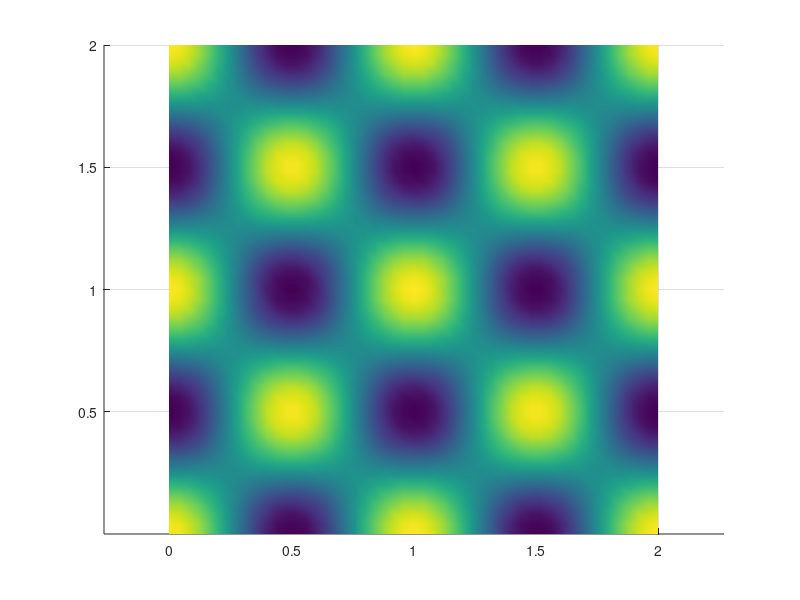

Recreate this plot in MATLAB.
%% This script solves schnakenberg reaction kinetics on a fixed square.
% Wakil Sarfaraz   30/11/15
clear all;
tic
xmax = 2;
tm = 1;
dt = 0.01;
M = tm/dt;

du = .01;
dv = 1000;
a = 0.1;
b = 0.9;
gam = 0.1;

N = 50; 
X = linspace(0,xmax,N+1);
T = linspace(0, tm,M+1); 
[x, y] = meshgrid(X,X); 
                       
x =x(:);  
y =y(:);  
NNODES = (N+1)^2;



U = zeros(NNODES,1);
V = zeros(NNODES,1);



  
NTRI = 2*N^2;  
LNODES = zeros(NTRI,3); 
for i = 1:N
    for j = 1: N
        LNODES(i+2*(j-1)*N,1) = i+(j-1)*(N+1);
        LNODES(i+2*(j-1)*N,2) = i+j*(N+1); 
        LNODES(i+2*(j-1)*N,3) = (i+1)+(j-1)*(N+1); 
        
        LNODES(i+N+2*(j-1)*N,1) = i+1+j*(N+1); 
        LNODES(i+N+2*(j-1)*N,2) = (i+1)+(j-1)*(N+1);
        LNODES(i+N+2*(j-1)*N,3) = i+j*(N+1);
                                   
    end
end
for i = 1 : NNODES
%     if (x(i)==0 || x(i)==xmax || y(i)==0 || y(i)==xmax)
        U(i) = a+b+0.01*cos(2*pi*(x(i)))*cos(2*pi*(y(i)));
        V(i) = b/(a+b)^2;
%     else

  
    %V(i) = b/(a+b)^2; 
%     end
end


ui = [min(U) max(U)]
vi = [min(V) max(V)]
% figure(1)
% title ('Schnakenberg Kinetics with Du=40, Dv=2, gamma=500')
% subplot (2,2,1)
% trisurf(LNODES,x,y,U(:,:))
% xlabel('x')
% ylabel('y')
% view(2)
% %title('Initial pattern of u')
% legend('Initial u')
% shading interp
% axis equal tight
% subplot(2,2,2)
% trisurf(LNODES,x,y,V(:,:))
% xlabel('x')
% ylabel('y')
% view(2)
% %title('Initial pattern of v')
% legend('Initial v')
% shading interp
% axis equal tight



SPSM = sparse(NNODES, NNODES);
SPMM = sparse(NNODES, NNODES);
SPC = sparse(NNODES,NNODES);
SPD =sparse (NNODES,NNODES);

UG = zeros(NNODES,1);
VG = zeros(NNODES,1);

RHSU = zeros(NNODES,1);         
RHSV = zeros(NNODES,1);

for n = 1: NTRI
    r1 = [x(LNODES(n,1)) y(LNODES(n,1))];
    r2 = [x(LNODES(n,2)) y(LNODES(n,2))];
    r3 = [x(LNODES(n,3)) y(LNODES(n,3))];
    J = [r2(1)-r1(1) r2(2)-r1(2); r3(1)-r1(1) r3(2)-r1(2)]; 
    
    StiffL = (1/(2*det(J)))* [(r2-r3)*(r2-r3)' (r2-r3)*(r3-r1)' (r2-r3)*(r1-r2)';...
           (r2-r3)*(r3-r1)' (r3-r1)*(r3-r1)' (r3-r1)*(r1-r2)';...
           (r2-r3)*(r1-r2)' (r3-r1)*(r1-r2)' (r1-r2)*(r1-r2)'];
       
       ksi = [0 1/2]';
       eta = [0 1/2]';
       
       xx = [(1-ksi(1)-eta(1))*r1(1)+ksi(1)*r2(1)+eta(1)*r3(1) (1-ksi(2)-eta(2))*r1(1)+ksi(2)*r2(1)+eta(2)*r3(1)]';
       yy = [(1-ksi(1)-eta(1))*r1(2)+ksi(1)*r2(2)+eta(1)*r3(2) (1-ksi(2)-eta(2))*r1(2)+ksi(2)*r2(2)+eta(2)*r3(2)]';
       
 MassL = det(J)*[1/12 1/24 1/24; 1/24 1/12 1/24; 1/24 1/24 1/12]; 
 

 CL = det(J)/360*[12*U(LNODES(n,1))*V(LNODES(n,1))+3*(U(LNODES(n,1))*V(LNODES(n,2))+U(LNODES(n,2))*V(LNODES(n,1))+...
     U(LNODES(n,1))*V(LNODES(n,3))+U(LNODES(n,3))*V(LNODES(n,1)))+2*(U(LNODES(n,2))*V(LNODES(n,2))+U(LNODES(n,3))*V(LNODES(n,3)))+...
     U(LNODES(n,2))*V(LNODES(n,3))+U(LNODES(n,3))*V(LNODES(n,2)) 3*(U(LNODES(n,1))*V(LNODES(n,1))+U(LNODES(n,2))*V(LNODES(n,2)))+...
     2*(U(LNODES(n,1))*V(LNODES(n,2))+U(LNODES(n,2))*V(LNODES(n,1)))+V(LNODES(n,3))*(U(LNODES(n,1))+U(LNODES(n,2))+U(LNODES(n,3)))+...
     U(LNODES(n,3))*(V(LNODES(n,1))+V(LNODES(n,2))) 3*(U(LNODES(n,1))*V(LNODES(n,1))+U(LNODES(n,3))*V(LNODES(n,3)))+2*...
     (U(LNODES(n,1))*V(LNODES(n,3))+U(LNODES(n,3))*V(LNODES(n,1)))+V(LNODES(n,2))*(U(LNODES(n,1))+U(LNODES(n,2))+U(LNODES(n,3)))+...
     U(LNODES(n,2))*(V(LNODES(n,1))+V(LNODES(n,3))); 3*(U(LNODES(n,1))*V(LNODES(n,1))+U(LNODES(n,2))*V(LNODES(n,2)))+...
     2*(U(LNODES(n,1))*V(LNODES(n,2))+U(LNODES(n,2))*V(LNODES(n,1)))+V(LNODES(n,3))*(U(LNODES(n,1))+U(LNODES(n,2))+U(LNODES(n,3)))+...
     U(LNODES(n,3))*(V(LNODES(n,1))+V(LNODES(n,2))) 12*U(LNODES(n,2))*V(LNODES(n,2))+3*(U(LNODES(n,1))*V(LNODES(n,2))+U(LNODES(n,2))*V(LNODES(n,1))+...
     U(LNODES(n,2))*V(LNODES(n,3))+U(LNODES(n,3))*V(LNODES(n,2)))+2*(U(LNODES(n,1))*V(LNODES(n,1))+U(LNODES(n,3))*V(LNODES(n,3)))+...
     U(LNODES(n,1))*V(LNODES(n,3))+U(LNODES(n,3))*V(LNODES(n,1)) 3*(U(LNODES(n,2))*V(LNODES(n,2))+U(LNODES(n,3))*V(LNODES(n,3)))+...
     2*(U(LNODES(n,2))*V(LNODES(n,3))+U(LNODES(n,3))*V(LNODES(n,2)))+V(LNODES(n,1))*(U(LNODES(n,1))+U(LNODES(n,2))+U(LNODES(n,3)))+...
     U(LNODES(n,1))*(V(LNODES(n,2))+V(LNODES(n,3))); 3*(U(LNODES(n,1))*V(LNODES(n,1))+U(LNODES(n,3))*V(LNODES(n,3)))+2*...
     (U(LNODES(n,1))*V(LNODES(n,3))+U(LNODES(n,3))*V(LNODES(n,1)))+V(LNODES(n,2))*(U(LNODES(n,1))+U(LNODES(n,2))+U(LNODES(n,3)))+...
     U(LNODES(n,2))*(V(LNODES(n,1))+V(LNODES(n,3))) 3*(U(LNODES(n,2))*V(LNODES(n,2))+U(LNODES(n,3))*V(LNODES(n,3)))+...
     2*(U(LNODES(n,2))*V(LNODES(n,3))+U(LNODES(n,3))*V(LNODES(n,2)))+V(LNODES(n,1))*(U(LNODES(n,1))+U(LNODES(n,2))+U(LNODES(n,3)))+...
     U(LNODES(n,1))*(V(LNODES(n,2))+V(LNODES(n,3))) 12*U(LNODES(n,3))*V(LNODES(n,3))+3*(U(LNODES(n,1))*V(LNODES(n,3))+...
     U(LNODES(n,3))*V(LNODES(n,1))+U(LNODES(n,2))*V(LNODES(n,3))+U(LNODES(n,3))*V(LNODES(n,2)))+2*(U(LNODES(n,1))*V(LNODES(n,1))+...
     U(LNODES(n,2))*V(LNODES(n,2)))+U(LNODES(n,1))*V(LNODES(n,2))+U(LNODES(n,2))*V(LNODES(n,1))];
 

DL = det(J)/360*[12*U(LNODES(n,1))^2+6*(U(LNODES(n,1))*U(LNODES(n,2))+U(LNODES(n,1))*U(LNODES(n,3)))+2*(U(LNODES(n,2))^2+...
    U(LNODES(n,3))^2+U(LNODES(n,2))*U(LNODES(n,3))) 4*U(LNODES(n,1))*U(LNODES(n,2))+3*(U(LNODES(n,1))^2+U(LNODES(n,2))^2)+...
    2*(U(LNODES(n,1))*U(LNODES(n,3))+U(LNODES(n,2))*U(LNODES(n,3)))+U(LNODES(n,3))^2 4*U(LNODES(n,1))*U(LNODES(n,3))+...
    3*(U(LNODES(n,1))^2+U(LNODES(n,3))^2)+2*(U(LNODES(n,1))*U(LNODES(n,2))+U(LNODES(n,2))*U(LNODES(n,3)))+...
    U(LNODES(n,2))^2; 4*U(LNODES(n,1))*U(LNODES(n,2))+3*(U(LNODES(n,1))^2+U(LNODES(n,2))^2)+...
    2*(U(LNODES(n,1))*U(LNODES(n,3))+U(LNODES(n,2))*U(LNODES(n,3)))+U(LNODES(n,3))^2 12*U(LNODES(n,2))^2+...
    6*(U(LNODES(n,1))*U(LNODES(n,2))+U(LNODES(n,2))*U(LNODES(n,3)))+2*(U(LNODES(n,1))^2+U(LNODES(n,3))^2+...
    U(LNODES(n,1))*U(LNODES(n,3))) 4*U(LNODES(n,2))*U(LNODES(n,3))+3*(U(LNODES(n,2))^2+U(LNODES(n,3))^2)+...
    2*(U(LNODES(n,1))*U(LNODES(n,2))+U(LNODES(n,1))*U(LNODES(n,3)))+U(LNODES(n,1))^2; 4*U(LNODES(n,1))*U(LNODES(n,3))+...
    3*(U(LNODES(n,1))^2+U(LNODES(n,3))^2)+2*(U(LNODES(n,1))*U(LNODES(n,2))+U(LNODES(n,2))*U(LNODES(n,3)))+...
    U(LNODES(n,2))^2 4*U(LNODES(n,2))*U(LNODES(n,3))+3*(U(LNODES(n,2))^2+U(LNODES(n,3))^2)+...
    2*(U(LNODES(n,1))*U(LNODES(n,2))+U(LNODES(n,1))*U(LNODES(n,3)))+U(LNODES(n,1))^2 12*U(LNODES(n,3))^2+...
    6*(U(LNODES(n,1))*U(LNODES(n,3))+U(LNODES(n,2))*U(LNODES(n,3)))+2*(U(LNODES(n,1))^2+U(LNODES(n,2))^2+...
    U(LNODES(n,1))*U(LNODES(n,2)))];
    
 
 UL = a*det(J)*[1/6;1/6;1/6];
 VL = b*det(J)*[1/6;1/6;1/6];
   
   
   
   
       for i = 1 : 3 
           for j = 1:3  
               SPSM(LNODES(n,i),LNODES(n,j)) =SPSM(LNODES(n,i),LNODES(n,j))+ StiffL(i,j);
               SPMM(LNODES(n,i),LNODES(n,j)) =SPMM(LNODES(n,i),LNODES(n,j))+ MassL(i,j);
               SPC(LNODES(n,i),LNODES(n,j)) =  SPC(LNODES(n,i),LNODES(n,j))+ CL(i,j);
               SPD(LNODES(n,i),LNODES(n,j)) =  SPD(LNODES(n,i),LNODES(n,j))+ DL(i,j);
           end
       end
       
       
       for i = 1 : 3
           UG(LNODES(n,i)) = UG(LNODES(n,i))+UL(i);
           VG(LNODES(n,i)) = VG(LNODES(n,i))+VL(i);
       end
           
       
    
       
end


 TMatrixU =  SPMM+dt*du*SPSM+dt*gam*SPMM+dt*gam*SPC;
 TMatrixV =  SPMM+dt*dv*SPSM+gam*SPD;
% 
% for i = 1: NNODES
%     if (x(i)==0 || x(i)==xmax || y(i)==0 || y(i)==xmax)
%         RHSU(i) = 0;
%         RHSV(i) = 1;
%         TMatrixU(i,:) = 0;
%         TMatrixV(i,:) = 0;
%         TMatrixU(i,i) = 1;
%         TMatrixV(i,i) = 1;
%     end
% 
% end


% Tdiffv = zeros(1,length(T));
% Tdiffu = zeros(1,length(T));
for j = 1:M+1

    RHSU = SPMM*U+dt*gam*UG;
    RHSV = SPMM*V+dt*gam*VG;
    U = TMatrixU\RHSU;
    V = TMatrixV\RHSV;
%    Tdiffu(j) = sum((U(j+1)-U(j)).^2);
%     Tdiffv(j) = sum((V(j+1)-V(j)).^2);
   % figure(1)
    
%  subplot(1,2,1)
 trisurf(LNODES,x,y,U(:,:))
% colorbar
shading interp
% xlabel('x','fontsize',16) 
% xlim([0 xmax])
% ylim([0 xmax])
view(2)
% ylabel('y','fontsize',16)
% zlabel('u & v','fontsize',16)
% title(['Evolution of u at t= ',num2str(T(j))],'fontsize',8)
axis equal tight
% hold on
% subplot(1,2,2)
%  trisurf(LNODES,x,y,V(:,:)+0.02)
% colorbar
% shading interp
% xlabel('x','fontsize',16) 
% xlim([0 xmax])
% ylim([0 xmax])
% view(2)
% ylabel('y','fontsize',16)
% zlabel('u & v','fontsize',16)
% title(['Evolution of v at t= ',num2str(T(j))],'fontsize',8)
% axis equal tight
%MV(j)=getframe(gcf);
pause(1e-10) 



end
% figure(1)
% subplot(1,2,1)
% plot(T,Tdiffu)
% xlabel('Time')
% ylabel('L2 Difference')
% title('U')
% subplot(1,2,2)
% plot(T,Tdiffv)
% title('V')
% xlabel('Time')
% ylabel('L2 Difference')

% figure(2)
% subplot(1,2,1)
%  trisurf(LNODES,x,y,U(:,:))
%  colorbar
%  xlim([0 xmax])
%  ylim([0 xmax])
%  xlabel('x')
%  ylabel('y')
%  %zlabel('u and v')
%  view(2)
%  title ('Pattern formed by u')
%  %legend('Evolved pattern of u')
%  shading interp
%  axis equal tight
%  hold on
%  subplot(1,2,2)
%  trisurf(LNODES,x,y,V(:,:)+0.02)
%  colorbar 
%  xlim([0 xmax])
%  ylim([0 xmax])
%  xlabel('x')
%  ylabel('y')
%  view(2)
%  title ('Pattern formed by v')
%  %legend('Evolved pattern of v')
%  shading interp
%  axis equal tight
% %movie2avi(MV,'SpotsToSptripes.avi');
% uf = [min(U) max(U)]
% vf = [min(V) max(V)]
% 
% hold off
 
 
 
 
 
 
 